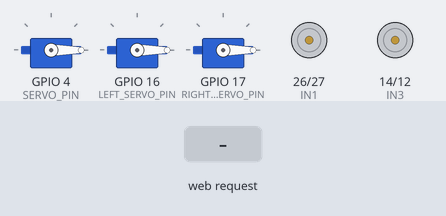
Bench run of a sketch on a simulated ESP32. On the bench: 3 × servo, motor-driver pin pairs drawn as motors (green arrow = first pin HIGH = forward, orange = second pin HIGH = backward, longer = more drive, scaled by the enable pin). Inputs (shaded band) come from the test bench.

Above: at 1.2 s.
1.3 s: HTTP request GET /forward received
At 2.0 s:
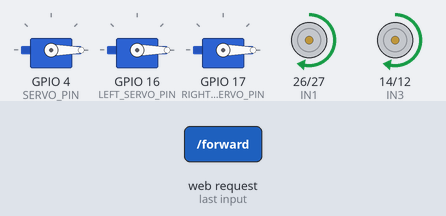
2.8 s: HTTP request GET /reverse received
At 3.2 s:
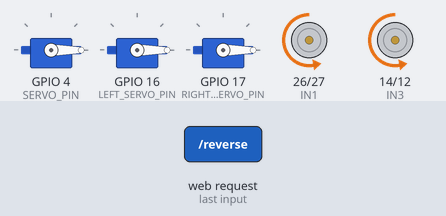
4.3 s: HTTP request GET /left received
At 5.5 s:
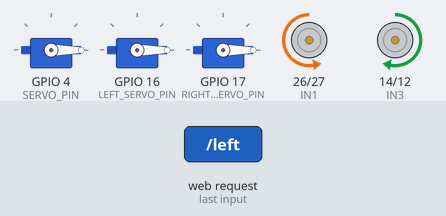
5.8 s: HTTP request GET /right received
At 6.7 s:
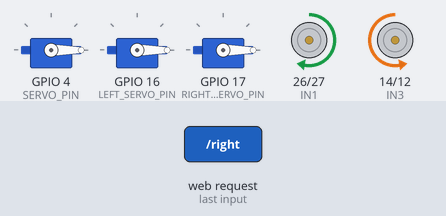
7.3 s: HTTP request GET /stop received
At 7.8 s:
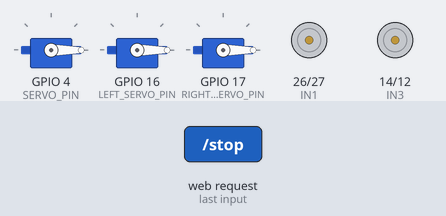
8.8 s: HTTP request GET /up received
At 10.1 s:
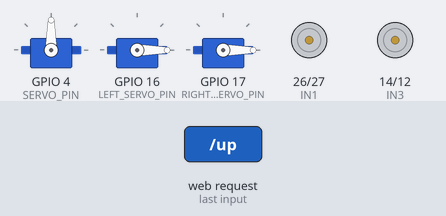
Timing chart, 0 to 11.3 s (numbered marks = the images above; inputs shaded):
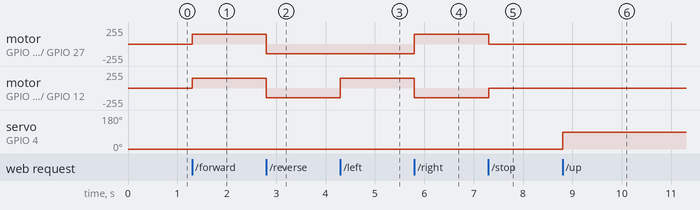

The sketch:

bot.ino
```cpp
#include <WiFi.h>
#include <WebServer.h>
#include <ESP32Servo.h>

const char* ssid = "ESP32_ROBOT";
const char* password = "12345678";

WebServer server(80);

// Motor pins
#define IN1 26
#define IN2 27
#define IN3 14
#define IN4 12
#define ENA 25
#define ENB 33

// PWM settings
#define PWM_FREQ 1000
#define PWM_RESOLUTION 8
#define PWM_CHANNEL_A 0
#define PWM_CHANNEL_B 1

int speedValue = 150;

// ===== SERVOS =====
Servo myServo;          // Center servo
Servo leftServo;        // Left hand
Servo rightServo;       // Right hand

#define SERVO_PIN 4
#define LEFT_SERVO_PIN 16
#define RIGHT_SERVO_PIN 17

// ==========================================================

void setup() {

  Serial.begin(115200);

  // Motor pins
  pinMode(IN1, OUTPUT);
  pinMode(IN2, OUTPUT);
  pinMode(IN3, OUTPUT);
  pinMode(IN4, OUTPUT);

  // Motor PWM
  ledcSetup(PWM_CHANNEL_A, PWM_FREQ, PWM_RESOLUTION);
  ledcAttachPin(ENA, PWM_CHANNEL_A);

  ledcSetup(PWM_CHANNEL_B, PWM_FREQ, PWM_RESOLUTION);
  ledcAttachPin(ENB, PWM_CHANNEL_B);

  ledcWrite(PWM_CHANNEL_A, speedValue);
  ledcWrite(PWM_CHANNEL_B, speedValue);

  // ===== Servo Timers =====
  ESP32PWM::allocateTimer(0);
  ESP32PWM::allocateTimer(1);
  ESP32PWM::allocateTimer(2);
  ESP32PWM::allocateTimer(3);

  // Center Servo
  myServo.setPeriodHertz(50);
  myServo.attach(SERVO_PIN, 500, 2400);
  myServo.write(0);

  // Left Servo
  leftServo.setPeriodHertz(50);
  leftServo.attach(LEFT_SERVO_PIN, 500, 2400);
  leftServo.write(0);

  // Right Servo
  rightServo.setPeriodHertz(50);
  rightServo.attach(RIGHT_SERVO_PIN, 500, 2400);
  rightServo.write(0);

  WiFi.softAP(ssid, password);

  server.on("/", handleRoot);
  server.on("/forward", moveForward);
  server.on("/reverse", moveReverse);
  server.on("/left", turnLeft);
  server.on("/right", turnRight);
  server.on("/stop", stopRobot);
  server.on("/speed", setSpeed);

  // Servo APIs
  server.on("/up", servoUp);
  server.on("/down", servoDown);

  server.on("/leftup", leftUp);
  server.on("/leftdown", leftDown);

  server.on("/rightup", rightUp);
  server.on("/rightdown", rightDown);

  server.begin();
}

void loop() {
  server.handleClient();
}

// ================= SPEED =================
void setSpeed() {
  if (server.hasArg("value")) {
    speedValue = server.arg("value").toInt();
    ledcWrite(PWM_CHANNEL_A, speedValue);
    ledcWrite(PWM_CHANNEL_B, speedValue);
  }
  server.send(200, "text/plain", "");
}

// ================= MOTOR =================
void moveForward() {
  ledcWrite(PWM_CHANNEL_A, speedValue);
  ledcWrite(PWM_CHANNEL_B, speedValue);
  digitalWrite(IN1, HIGH);
  digitalWrite(IN2, LOW);
  digitalWrite(IN3, HIGH);
  digitalWrite(IN4, LOW);
  server.send(200, "text/plain", "");
}

void moveReverse() {
  ledcWrite(PWM_CHANNEL_A, speedValue);
  ledcWrite(PWM_CHANNEL_B, speedValue);
  digitalWrite(IN1, LOW);
  digitalWrite(IN2, HIGH);
  digitalWrite(IN3, LOW);
  digitalWrite(IN4, HIGH);
  server.send(200, "text/plain", "");
}

void turnLeft() {
  ledcWrite(PWM_CHANNEL_A, speedValue);
  ledcWrite(PWM_CHANNEL_B, speedValue);
  digitalWrite(IN1, LOW);
  digitalWrite(IN2, HIGH);
  digitalWrite(IN3, HIGH);
  digitalWrite(IN4, LOW);
  server.send(200, "text/plain", "");
}

void turnRight() {
  ledcWrite(PWM_CHANNEL_A, speedValue);
  ledcWrite(PWM_CHANNEL_B, speedValue);
  digitalWrite(IN1, HIGH);
  digitalWrite(IN2, LOW);
  digitalWrite(IN3, LOW);
  digitalWrite(IN4, HIGH);
  server.send(200, "text/plain", "");
}

void stopRobot() {
  digitalWrite(IN1, LOW);
  digitalWrite(IN2, LOW);
  digitalWrite(IN3, LOW);
  digitalWrite(IN4, LOW);
  ledcWrite(PWM_CHANNEL_A, 0);
  ledcWrite(PWM_CHANNEL_B, 0);
  server.send(200, "text/plain", "");
}

// ================= CENTER SERVO =================
void servoUp() {
  myServo.write(90);
  server.send(200, "text/plain", "");
}

void servoDown() {
  myServo.write(0);
  server.send(200, "text/plain", "");
}

// ================= LEFT HAND =================
void leftUp() {
  leftServo.write(90);
  server.send(200, "text/plain", "");
}

void leftDown() {
  leftServo.write(0);
  server.send(200, "text/plain", "");
}

// ================= RIGHT HAND =================
void rightUp() {
  rightServo.write(90);
  server.send(200, "text/plain", "");
}

void rightDown() {
  rightServo.write(0);
  server.send(200, "text/plain", "");
}

// ================= WEB PAGE =================
void handleRoot() {

String html = R"rawliteral(
<!DOCTYPE html>
<html>
<head>
<meta name="viewport" content="width=device-width, initial-scale=1">
<style>
body{background:#111;text-align:center;font-family:Arial;color:white;}
button{width:120px;height:60px;margin:8px;font-size:16px;border:none;border-radius:10px;background:#00cc77;}
.stop{background:red;}
</style>
</head>
<body>

<h2>ROBOT CONTROL</h2>

<button onclick="fetch('/forward')">FORWARD</button><br>
<button onclick="fetch('/left')">LEFT</button>
<button onclick="fetch('/right')">RIGHT</button><br>
<button onclick="fetch('/reverse')">REVERSE</button><br>
<button class="stop" onclick="fetch('/stop')">STOP</button>

<h3>CENTER SERVO</h3>
<button onclick="fetch('/up')">UP</button>
<button onclick="fetch('/down')">DOWN</button>

<h3>LEFT HAND</h3>
<button onclick="fetch('/leftup')">UP</button>
<button onclick="fetch('/leftdown')">DOWN</button>

<h3>RIGHT HAND</h3>
<button onclick="fetch('/rightup')">UP</button>
<button onclick="fetch('/rightdown')">DOWN</button>

<br><br>
<input type="range" min="0" max="255" value="150"
oninput="fetch('/speed?value='+this.value)">

</body>
</html>
)rawliteral";

  server.send(200, "text/html", html);
}
```

Measured:
- after the input at 1.3 s, motor on GPIO 26 (IN1) / GPIO 27 (IN2), motor on GPIO 14 (IN3) / GPIO 12 (IN4): stopped → forward 149/255 at once
- after the input at 2.8 s, motor on GPIO 26 (IN1) / GPIO 27 (IN2), motor on GPIO 14 (IN3) / GPIO 12 (IN4): forward 149/255 → backward 149/255 at once
- after the input at 4.3 s, motor on GPIO 14 (IN3) / GPIO 12 (IN4): backward 149/255 → forward 149/255 at once
- after the input at 5.8 s, motor on GPIO 26 (IN1) / GPIO 27 (IN2): backward 149/255 → forward 149/255 at once; motor on GPIO 14 (IN3) / GPIO 12 (IN4): forward 149/255 → backward 149/255 at once
- after the input at 7.3 s, motor on GPIO 26 (IN1) / GPIO 27 (IN2): forward 149/255 → stopped at once; motor on GPIO 14 (IN3) / GPIO 12 (IN4): backward 149/255 → stopped at once
- after the input at 8.8 s, servo on GPIO 4 (SERVO_PIN): 0° → 90° at once
